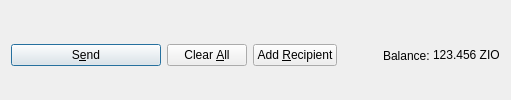
         <widget class="QFrame" name="frame_Send">
          <layout class="QHBoxLayout" name="horizontalLayout">
           <property name="bottomMargin">
            <number>0</number>
           </property>
           <item>
            <widget class="QPushButton" name="sendButton">
             <property name="minimumSize">
              <size>
               <width>150</width>
               <height>0</height>
              </size>
             </property>
             <property name="toolTip">
              <string>Confirm the send action</string>
             </property>
             <property name="text">
              <string>S&amp;end</string>
             </property>
             <property name="icon">
              <iconset resource="../ziocoin.qrc">
               <normaloff>:/icons/send</normaloff>:/icons/send</iconset>
             </property>
             <property name="autoDefault">
              <bool>false</bool>
             </property>
             <property name="default">
              <bool>true</bool>
             </property>
            </widget>
           </item>
           <item>
            <widget class="QPushButton" name="clearButton">
             <property name="sizePolicy">
              <sizepolicy hsizetype="Minimum" vsizetype="Fixed">
               <horstretch>0</horstretch>
               <verstretch>0</verstretch>
              </sizepolicy>
             </property>
             <property name="toolTip">
              <string>Clear all fields of the form.</string>
             </property>
             <property name="text">
              <string>Clear &amp;All</string>
             </property>
             <property name="icon">
              <iconset resource="../ziocoin.qrc">
               <normaloff>:/icons/remove</normaloff>:/icons/remove</iconset>
             </property>
             <property name="autoDefault">
              <bool>false</bool>
             </property>
            </widget>
           </item>
           <item>
            <widget class="QPushButton" name="addButton">
             <property name="toolTip">
              <string>Send to multiple recipients at once</string>
             </property>
             <property name="text">
              <string>Add &amp;Recipient</string>
             </property>
             <property name="icon">
              <iconset resource="../ziocoin.qrc">
               <normaloff>:/icons/add</normaloff>:/icons/add</iconset>
             </property>
             <property name="autoDefault">
              <bool>false</bool>
             </property>
            </widget>
           </item>
           <item>
            <spacer name="horizontalSpacer">
             <property name="orientation">
              <enum>Qt::Horizontal</enum>
             </property>
             <property name="sizeHint" stdset="0">
              <size>
               <width>40</width>
               <height>20</height>
              </size>
             </property>
            </spacer>
           </item>
           <item>
            <layout class="QHBoxLayout" name="horizontalLayout_2">
             <property name="spacing">
              <number>3</number>
             </property>
             <item>
              <widget class="QLabel" name="label">
               <property name="text">
                <string>Balance:</string>
               </property>
              </widget>
             </item>
             <item>
              <widget class="QLabel" name="labelBalance">
               <property name="sizePolicy">
                <sizepolicy hsizetype="Preferred" vsizetype="Fixed">
                 <horstretch>0</horstretch>
                 <verstretch>0</verstretch>
                </sizepolicy>
               </property>
               <property name="cursor">
                <cursorShape>IBeamCursor</cursorShape>
               </property>
               <property name="text">
                <string notr="true">123.456 ZIO</string>
               </property>
               <property name="textInteractionFlags">
                <set>Qt::LinksAccessibleByMouse|Qt::TextSelectableByKeyboard|Qt::TextSelectableByMouse</set>
               </property>
              </widget>
             </item>
            </layout>
           </item>
          </layout>
         </widget>
